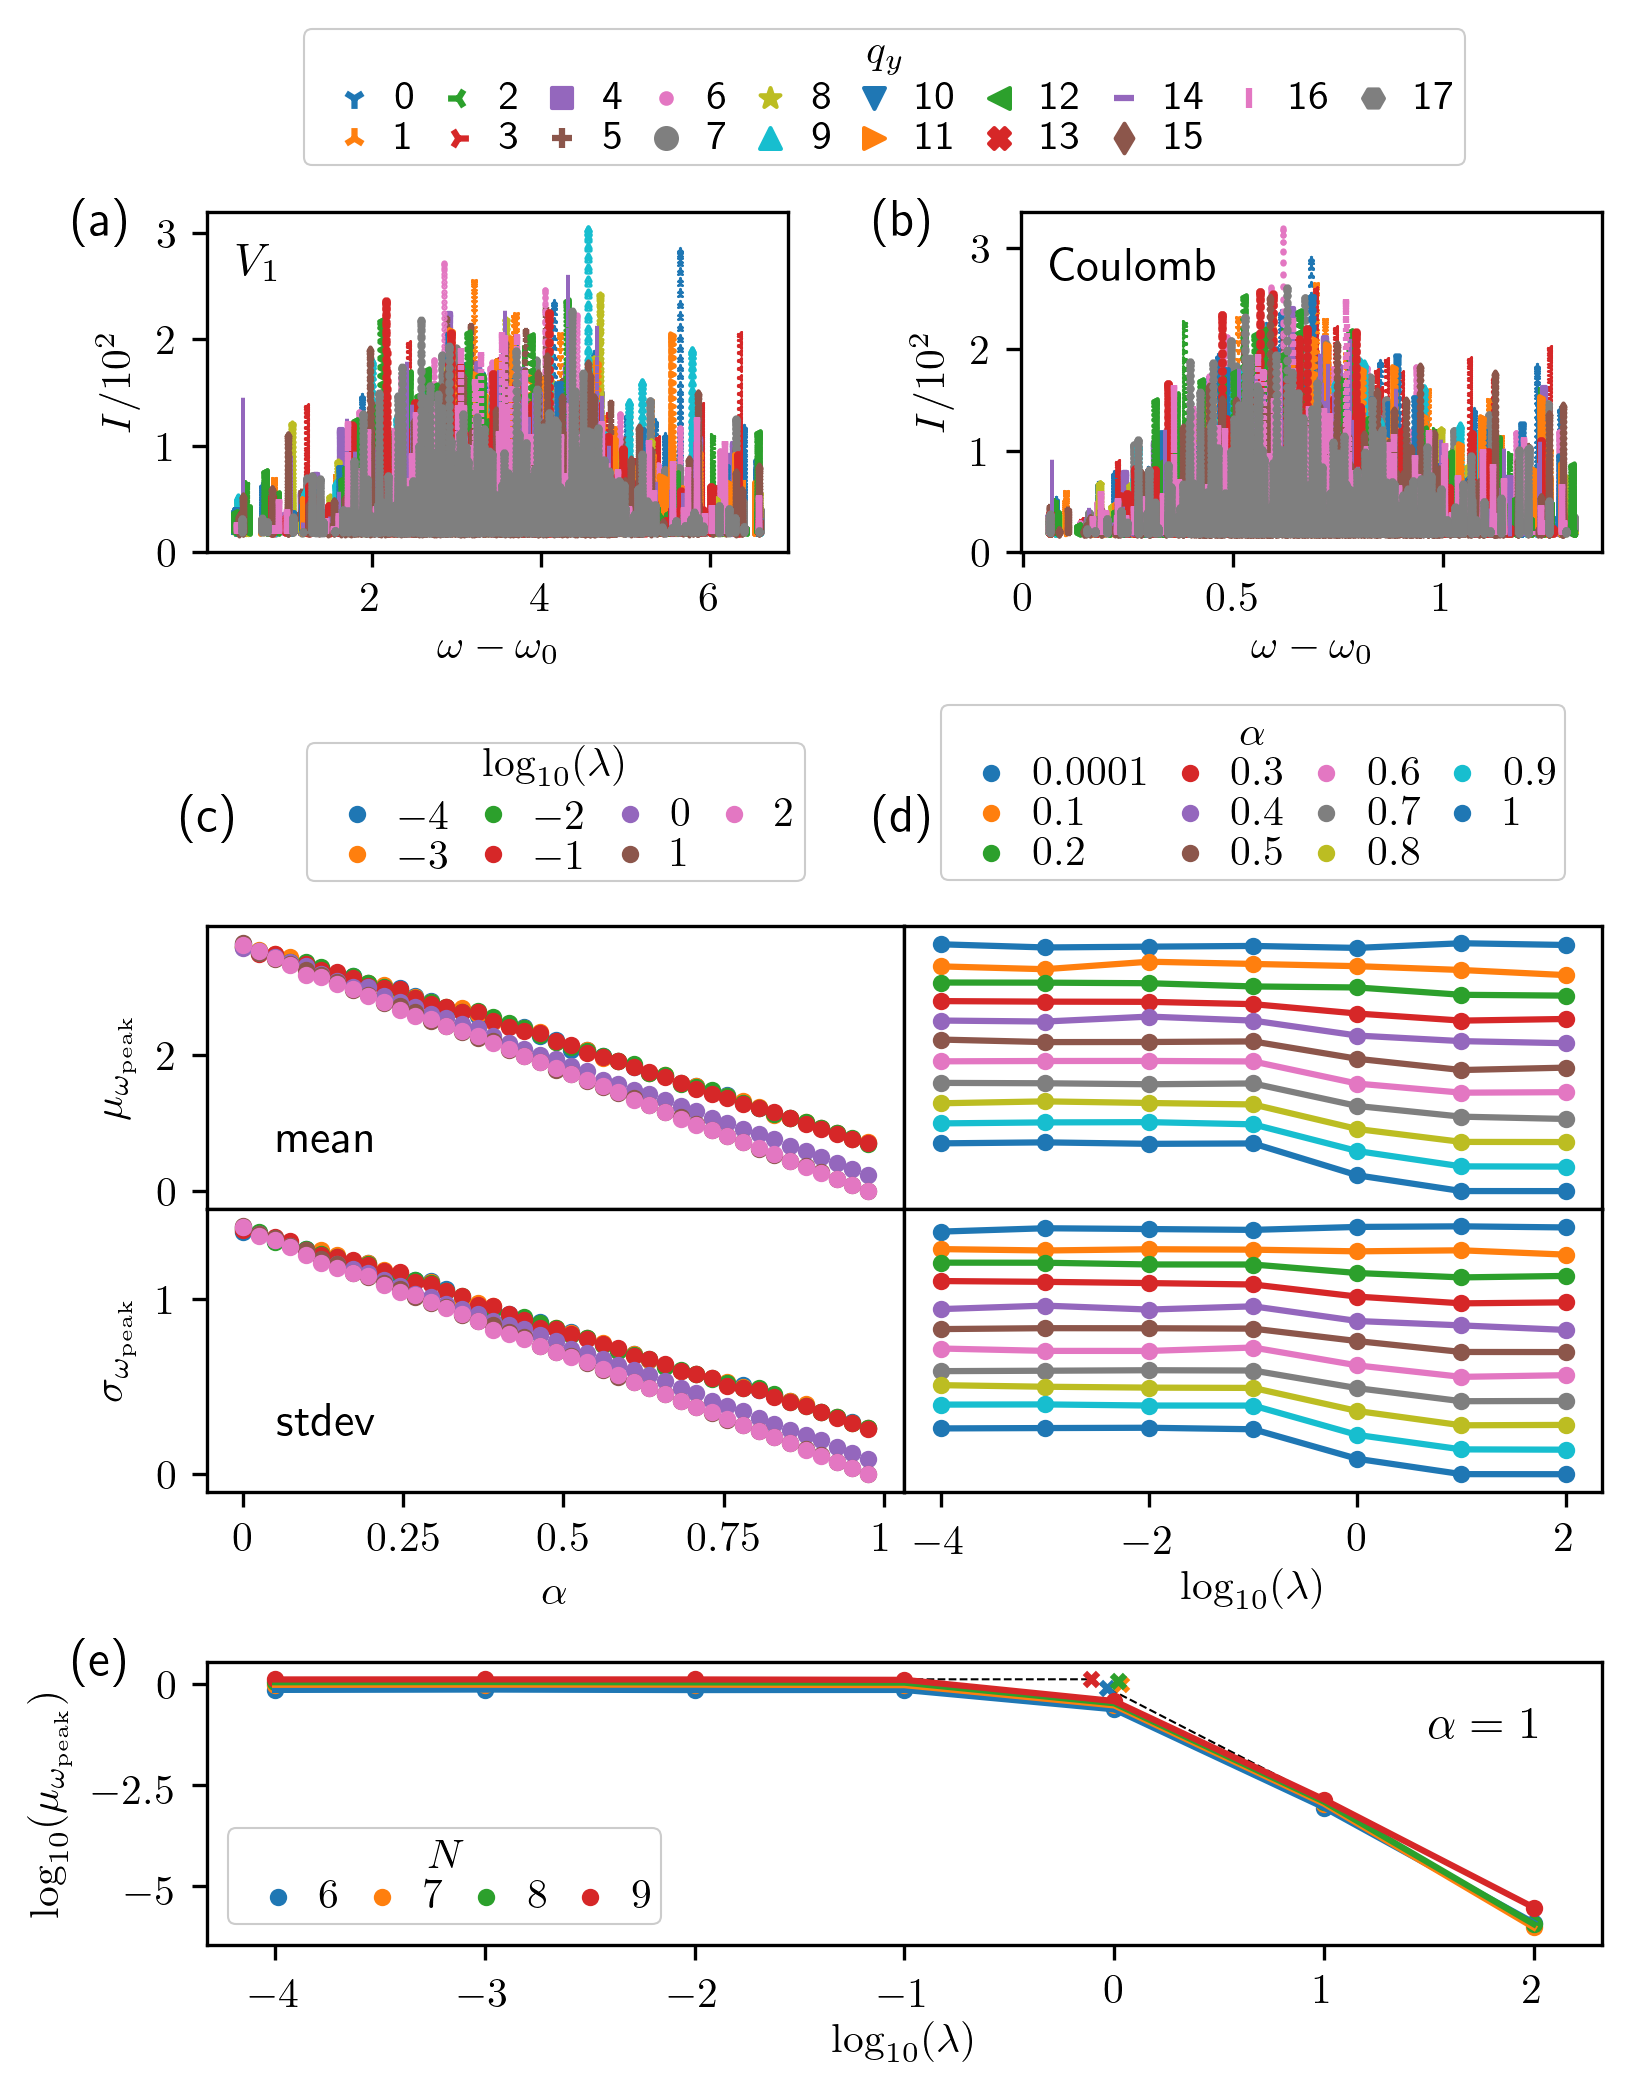

Generate this figure with Python:
import csv
import itertools
import numpy as np
import matplotlib.pyplot as plt
import matplotlib.gridspec as gridspec
from matplotlib.ticker import FormatStrFormatter
from scipy import stats

plt.rc('text', usetex=True)
plt.rc('text.latex', preamble=r'\usepackage{amsmath}')

vectors = "/home/bart/PycharmProjects/response_functions/vectors_2/"
stripped_files = "/home/bart/PycharmProjects/response_functions/FQHETorusSpectralResponse_2/stripped_files/"


def plot_2d_q(axis, name, numb_qy, omega_min, omega_max):

    marker = itertools.cycle(('1', '2', '3', '4', ',', '+', '.', 'o', '*', '^', 'v', '>', '<', 'X', '_', 'd', '|', 'H'))

    # get laughlin gap and ground state energy (from dat file)
    energies = []
    dat_file = f"fermions_torus_kysym_V1_n_{numb_qy/3:g}_2s_{numb_qy:g}_ratio_1.000000.dat"
    with open(vectors + f'laughlin/n_{numb_qy/3:g}/' + dat_file, 'r') as csvfile:
        data = csv.reader(csvfile, delimiter=' ')
        for row in data:
            if row[0].isnumeric():
                energies.append(float(row[1]))
        laughlin_gap = sorted(energies)[3] - sorted(energies)[0]
        laughlin_ground = min(energies)

    # get coulomb gap and ground state energy (from dat file)
    energies = []
    dat_file = f"fermions_torus_kysym_coulomb_n_{numb_qy / 3:g}_2s_{numb_qy:g}_ratio_1.000000.dat"
    with open(vectors + f'coulomb/n_{numb_qy / 3:g}/' + dat_file, 'r') as csvfile:
        data = csv.reader(csvfile, delimiter=' ')
        for row in data:
            if row[0].isnumeric():
                energies.append(float(row[1]))
        coulomb_gap = sorted(energies)[3] - sorted(energies)[0]
        coulomb_ground = min(energies)

    if name == "V1":
        scale = 1  # laughlin_gap / coulomb_gap
        offset = laughlin_ground
    elif name == "coulomb":
        scale = 1
        offset = coulomb_ground
    else:
        scale = 1
        offset = 0

    print(scale, offset)

    for qy_value in range(numb_qy):
        omega = []
        SR = []
        file = f"fermions_torus_spec_resp_kysym_{name}_n_{numb_qy/3:g}_2s_{numb_qy:g}_ratio_1.000000_qy_{qy_value:g}" \
               f".omega_{omega_min:g}-{omega_max:g}_eps_0.0001.sr.cut"
        with open(stripped_files + file, 'r') as csvfile:
            plots = csv.reader(csvfile, delimiter=' ')
            for row in plots:
                omega.append((float(row[0])+10)/scale - offset)
                SR.append(float(row[1])/100)
        axis.scatter(omega, SR, s=1, label=qy_value, marker=next(marker))

        if name == 'coulomb' and qy_value == 0:

            orig_min = min(omega)
            orig_max = max(omega)
            # original_min = min(omega)-10-1.3711444004959
            # original_max = max(omega)-10-1.3711444004959
            # print("original min = ", original_min)
            print("lower quartile = ", np.percentile(omega, 25))
            print("median = ", np.median(omega))
            print("upper quartile = ", np.percentile(omega, 75))
            # print("original max = ", original_max)
            # print(f"mean = {(original_max+original_min)/2:.6g}+-{(original_max-original_min)/2:.6g}")
            print(f"mean = {(orig_max + orig_min) / 2:.6g}+-{(orig_max - orig_min) / 2:.6g}")

    axis.set_xlabel('$\omega-\omega_0$')
    axis.xaxis.set_major_formatter(FormatStrFormatter('$%g$'))
    axis.yaxis.set_major_formatter(FormatStrFormatter('$%g$'))
    axis.set_ylabel('$I/10^2$')
    axis.set_ylim(bottom=0)

    if name == "V1":
        leg = axis.legend(loc='upper right', handletextpad=0, borderpad=0.2, framealpha=1,
                          edgecolor=None, markerscale=5, ncol=10, labelspacing=0, columnspacing=0,
                          bbox_to_anchor=(2.2, 1.6), title='$q_y$')
        leg.get_frame().set_linewidth(0.5)


def line_of_best_fit(axis, x_list, y_list, xval=0.25, yval=1.2):

    parameters, cov = np.polyfit(x_list, y_list, 1, cov=True)
    _, _, r_value, _, _ = stats.linregress(x_list, y_list)
    m, m_err, c, c_err = parameters[0], np.sqrt(cov[0][0]), parameters[1], np.sqrt(cov[1][1])
    r2_value = r_value*r_value

    print("SvN = m*(Ly/lB) + c")
    print(f"(m, m_err, c, c_err) = ({m:.5f}, {m_err:.5f}, {c:.5f}, {c_err:.5f})")
    xvalues = np.linspace(min(x_list), max(x_list))
    axis.plot(xvalues, m * xvalues + c, '-', c='k', zorder=0)
    axis.text(xval, yval, "$y=({gradient:.5f}\pm{gradient_err:.5f})x+{intercept:.5f}$\n$R^2={rsquared:.5f}$".format(
        gradient=m, gradient_err=m_err, intercept=c, rsquared=r2_value, fontsize=10))

    return m, m_err, c, c_err, r2_value


def plot_2d_lty_omega_mean_alpha(axis, numb_qy, omega_min_val, omega_max_val):

    for lamb_exp in [-4, -3, -2, -1, 0, 1, 2]:
        lamb = 10 ** lamb_exp

        omega = []
        SR = []
        name_list = []
        lbl = []
        ground_states = []

        for alpha in np.linspace(10**-4, 1, 41):
            # alpha = 10 ** alpha_exp
            if alpha != 1:
                name = f"yukawa-{lamb:g}_{alpha:.5g}_plus_V1_scale_{1-alpha:.5g}"
            else:
                name = f"yukawa-{lamb:g}_plus_V1_scale_0"
            name_list.append(f"fermions_torus_spec_resp_kysym_{name}_n_{numb_qy/3:g}_2s_{numb_qy:g}_ratio_1.000000_qy_0.omega_{omega_min_val:g}-{omega_max_val:g}_eps_1e-06.sr.cut")

            # get ground state energy (from dat file)
            energies = []
            dir_name = f"n_{numb_qy / 3:g}_linear" if numb_qy == 18 else f"n_{numb_qy / 3:g}_alpha_1"
            dat_file = f"fermions_torus_kysym_{name}_n_{numb_qy / 3:g}_2s_{numb_qy:g}_ratio_1.000000.dat"
            with open(vectors + f'lty/{dir_name}/' + dat_file, 'r') as csvfile:
                data = csv.reader(csvfile, delimiter=' ')
                for row in data:
                    if row[0].isnumeric():
                        energies.append(float(row[1]))
                ground = min(energies)
            ground_states.append(ground)

        for i, file in enumerate(name_list):
            with open(stripped_files + file, 'r') as csvfile:
                data = csv.reader(csvfile, delimiter=' ')
                for row in data:
                    omega.append(float(row[0])+10 - ground_states[i])
                    SR.append(float(row[1]))
                    # lbl += [10 ** (-4 + i * 0.1)]
                    lbl += [10**-4 + i*(1-10**-4)/41]

        omega_max = []
        sr_max = []
        for i, entry in enumerate(omega):
            if SR[i] > SR[i-1] and SR[i] > SR[i+1]:
                omega_max += [1]
                sr_max += [SR[i]]
            else:
                omega_max += [0]

        lbl[:] = [x for i, x in enumerate(lbl) if omega_max[i] == 1]
        omega[:] = [x for i, x in enumerate(omega) if omega_max[i] == 1]

        mean_vals, log_mean_vals = [], []
        lbl_values = sorted(list(set(lbl)))
        for lbl_val in lbl_values:
            omega_set = [i for i, e in enumerate(lbl) if e == lbl_val]
            mean_val = np.average(omega[omega_set[0]:omega_set[-1]+1])
            mean_vals += [mean_val]
            # log_mean_val = np.log10(mean_val)
            # log_mean_vals += [log_mean_val]

        # log_lbl_values = [np.log10(i) for i in lbl_values]

        axis.scatter(lbl_values, mean_vals, s=10, label=f"${np.log10(lamb):g}$")

    axis.set_xlabel('$\\alpha$')
    axis.xaxis.set_major_formatter(FormatStrFormatter('$%g$'))
    axis.set_ylabel('$\mu_{\omega_\mathrm{peak}}$')
    axis.yaxis.set_major_formatter(FormatStrFormatter('$%g$'))

    leg = axis.legend(loc='center', handletextpad=0, borderpad=0.2, framealpha=1,
                      edgecolor=None, markerscale=1, ncol=4, labelspacing=0, columnspacing=0,
                      bbox_to_anchor=(0.5, 1.4), title='$\log_{10}(\lambda)$')
    leg.get_frame().set_linewidth(0.5)


def plot_2d_lty_omega_range_alpha(axis, numb_qy, omega_min_val, omega_max_val):

    for lamb_exp in [-4, -3, -2, -1, 0, 1, 2]:
        lamb = 10 ** lamb_exp

        omega = []
        SR = []
        name_list = []
        lbl = []
        ground_states = []

        for alpha in np.linspace(10**-4, 1, 41):
            # alpha = 10 ** alpha_exp
            if alpha != 1:
                name = f"yukawa-{lamb:g}_{alpha:.5g}_plus_V1_scale_{1-alpha:.5g}"
            else:
                name = f"yukawa-{lamb}_plus_V1_scale_0"
            name_list.append(f"fermions_torus_spec_resp_kysym_{name}_n_{numb_qy / 3:g}_2s_{numb_qy:g}_ratio_1.000000_qy_0.omega_{omega_min_val:g}-{omega_max_val:g}_eps_1e-06.sr.cut")

            # get ground state energy (from dat file)
            energies = []
            dir_name = f"n_{numb_qy / 3:g}_linear" if numb_qy == 18 else f"n_{numb_qy / 3:g}_alpha_1"
            dat_file = f"fermions_torus_kysym_{name}_n_{numb_qy / 3:g}_2s_{numb_qy:g}_ratio_1.000000.dat"
            with open(vectors + f'lty/{dir_name}/' + dat_file, 'r') as csvfile:
                data = csv.reader(csvfile, delimiter=' ')
                for row in data:
                    if row[0].isnumeric():
                        energies.append(float(row[1]))
                ground = min(energies)
            ground_states.append(ground)

        for i, file in enumerate(name_list):
            with open(stripped_files + file, 'r') as csvfile:
                plots = csv.reader(csvfile, delimiter=' ')
                for row in plots:
                    omega.append(float(row[0])+10 - ground_states[i])
                    SR.append(float(row[1]))
                    # lbl += [10 ** (-4 + i * 0.1)]
                    lbl += [10**-4 + i*(1-10**-4)/41]

        omega_max = []
        sr_max = []
        for i, entry in enumerate(omega):
            if SR[i] > SR[i-1] and SR[i] > SR[i+1]:
                omega_max += [1]
                sr_max += [SR[i]]
            else:
                omega_max += [0]

        lbl[:] = [x for i, x in enumerate(lbl) if omega_max[i] == 1]
        omega[:] = [x for i, x in enumerate(omega) if omega_max[i] == 1]

        omega_range, log_omega_range = [], []
        lbl_values = sorted(list(set(lbl)))
        for lbl_val in lbl_values:
            omega_set = [i for i, e in enumerate(lbl) if e == lbl_val]
            max_val = max(omega[omega_set[0]:omega_set[-1]+1])
            min_val = min(omega[omega_set[0]:omega_set[-1]+1])
            # range_val = max_val - min_val
            range_val = np.std(omega[omega_set[0]:omega_set[-1]+1])
            omega_range += [range_val]
            # log_range_val = np.log10(range_val)
            # log_omega_range += [log_range_val]

        # log_lbl_values = [np.log10(i) for i in lbl_values]

        axis.scatter(lbl_values, omega_range, s=10, label=f"${np.log10(lamb):g}$")

    axis.set_xlabel('$\\alpha$')
    axis.xaxis.set_major_formatter(FormatStrFormatter('$%g$'))
    axis.set_ylabel('$\sigma_{\omega_\mathrm{peak}}$')
    axis.yaxis.set_major_formatter(FormatStrFormatter('$%g$'))


def plot_2d_lty_omega_mean_lambda(axis, numb_qy, omega_min_val, omega_max_val):

    for alpha in np.linspace(10**-4, 1, 11):  # [-4, -3, -2, -1, 0]
        # alpha = 10 ** alpha_exp

        omega = []
        SR = []
        name_list = []
        lbl = []
        ground_states = []

        for lamb_exp in np.linspace(-4, 2, 7):
            lamb = 10 ** lamb_exp
            if alpha != 1:
                name = f"yukawa-{lamb:g}_{alpha:.5g}_plus_V1_scale_{1-alpha:.5g}"
            else:
                name = f"yukawa-{lamb:g}_plus_V1_scale_0"
            name_list.append(f"fermions_torus_spec_resp_kysym_{name}_n_{numb_qy / 3:g}_2s_{numb_qy:g}_ratio_1.000000_qy_0.omega_{omega_min_val:g}-{omega_max_val:g}_eps_1e-06.sr.cut")

            # get ground state energy (from dat file)
            energies = []
            dir_name = f"n_{numb_qy / 3:g}_linear" if numb_qy == 18 else f"n_{numb_qy / 3:g}_alpha_1"
            dat_file = f"fermions_torus_kysym_{name}_n_{numb_qy / 3:g}_2s_{numb_qy:g}_ratio_1.000000.dat"
            with open(vectors + f'lty/{dir_name}/' + dat_file, 'r') as csvfile:
                data = csv.reader(csvfile, delimiter=' ')
                for row in data:
                    if row[0].isnumeric():
                        energies.append(float(row[1]))
                ground = min(energies)
            ground_states.append(ground)

        for i, file in enumerate(name_list):
            with open(stripped_files + file, 'r') as csvfile:
                data = csv.reader(csvfile, delimiter=' ')
                for row in data:
                    omega.append(float(row[0])+10-ground_states[i])
                    SR.append(float(row[1]))
                    lbl += [10 ** (-4 + i)]

        omega_max = []
        sr_max = []
        for i, entry in enumerate(omega):
            if SR[i] > SR[i-1] and SR[i] > SR[i+1]:
                omega_max += [1]
                sr_max += [SR[i]]
            else:
                omega_max += [0]

        lbl[:] = [x for i, x in enumerate(lbl) if omega_max[i] == 1]
        omega[:] = [x for i, x in enumerate(omega) if omega_max[i] == 1]

        log_mean_vals = []
        lbl_values = sorted(list(set(lbl)))
        for lbl_val in lbl_values:
            omega_set = [i for i, e in enumerate(lbl) if e == lbl_val]
            mean_val = np.average(omega[omega_set[0]:omega_set[-1]+1])
            # log_mean_val = np.log10(mean_val)
            log_mean_val = mean_val
            log_mean_vals += [log_mean_val]

        log_lbl_values = [np.log10(i) for i in lbl_values]
        # log_lbl_values = lbl_values

        axis.scatter(log_lbl_values, log_mean_vals, s=10, label=f"${alpha:.1g}$")
        axis.plot(log_lbl_values, log_mean_vals)

    # axis.set_xlabel('$\\log \\lambda$')
    axis.xaxis.set_major_formatter(FormatStrFormatter('$%g$'))
    # axis.set_ylabel('$\\log\\bar{\\Omega}$')
    axis.yaxis.set_major_formatter(FormatStrFormatter('$%g$'))

    leg = axis.legend(loc='center', handletextpad=0, borderpad=0.2, framealpha=1,
                      edgecolor=None, markerscale=1, ncol=4, labelspacing=0, columnspacing=0,
                      bbox_to_anchor=(0.5, 1.47), title='$\\alpha$')
    leg.get_frame().set_linewidth(0.5)

    plt.setp(axis.get_yticklabels(), visible=False)
    plt.tick_params(
        axis='y',  # changes apply to the x-axis
        which='both',  # both major and minor ticks are affected
        left=False,  # ticks along the bottom edge are off
        right=False,  # ticks along the top edge are off
        labelbottom=False)


def plot_2d_lty_omega_range_lambda(axis, numb_qy, omega_min_val, omega_max_val):

    for alpha in np.linspace(10**-4, 1, 11):  # [-4, -3, -2, -1, 0]
        # alpha = 10 ** alpha_exp

        omega = []
        SR = []
        name_list = []
        lbl = []
        ground_states = []

        for lamb_exp in np.linspace(-4, 2, 7):
            lamb = 10 ** lamb_exp
            if alpha != 1:
                name = f"yukawa-{lamb:g}_{alpha:g}_plus_V1_scale_{1-alpha:g}"
            else:
                name = f"yukawa-{lamb:g}_plus_V1_scale_0"
            name_list.append(f"fermions_torus_spec_resp_kysym_{name}_n_{numb_qy/3:g}_2s_{numb_qy:g}_ratio_1.000000_qy_0.omega_{omega_min_val:g}-{omega_max_val:g}_eps_1e-06.sr.cut")

            # get ground state energy (from dat file)
            energies = []
            dir_name = f"n_{numb_qy/3:g}_linear" if numb_qy == 18 else f"n_{numb_qy/3:g}_alpha_1"
            dat_file = f"fermions_torus_kysym_{name}_n_{numb_qy/3:g}_2s_{numb_qy:g}_ratio_1.000000.dat"
            with open(vectors + f'lty/{dir_name}/' + dat_file, 'r') as csvfile:
                data = csv.reader(csvfile, delimiter=' ')
                for row in data:
                    if row[0].isnumeric():
                        energies.append(float(row[1]))
                ground = min(energies)
            ground_states.append(ground)

        for i, file in enumerate(name_list):
            with open(stripped_files + file, 'r') as csvfile:
                plots = csv.reader(csvfile, delimiter=' ')
                for row in plots:
                    omega.append(float(row[0])+10-ground_states[i])
                    SR.append(float(row[1]))
                    lbl += [10 ** (-4 + i)]

        omega_max = []
        sr_max = []
        for i, entry in enumerate(omega):
            if SR[i] > SR[i-1] and SR[i] > SR[i+1]:
                omega_max += [1]
                sr_max += [SR[i]]
            else:
                omega_max += [0]

        lbl[:] = [x for i, x in enumerate(lbl) if omega_max[i] == 1]
        omega[:] = [x for i, x in enumerate(omega) if omega_max[i] == 1]

        log_omega_range = []
        lbl_values = sorted(list(set(lbl)))
        for lbl_val in lbl_values:
            omega_set = [i for i, e in enumerate(lbl) if e == lbl_val]
            max_val = max(omega[omega_set[0]:omega_set[-1]+1])
            min_val = min(omega[omega_set[0]:omega_set[-1]+1])
            # range_val = max_val - min_val
            range_val = np.std(omega[omega_set[0]:omega_set[-1]+1])
            # log_range_val = np.log10(range_val)
            log_range_val = range_val
            log_omega_range += [log_range_val]

        log_lbl_values = [np.log10(i) for i in lbl_values]
        # log_lbl_values = lbl_values

        axis.scatter(log_lbl_values, log_omega_range, s=10, label=f"${alpha:.1g}$")
        axis.plot(log_lbl_values, log_omega_range)

    axis.set_xlabel('$\\log_{10}(\\lambda)$')
    axis.xaxis.set_major_formatter(FormatStrFormatter('$%g$'))
    # axis.set_ylabel('$\\log[\\mathrm{range}(\\Omega)]$')
    axis.yaxis.set_major_formatter(FormatStrFormatter('$%g$'))

    plt.setp(axis.get_yticklabels(), visible=False)
    plt.tick_params(
        axis='y',  # changes apply to the x-axis
        which='both',  # both major and minor ticks are affected
        left=False,  # ticks along the bottom edge are off
        right=False,  # ticks along the top edge are off
        labelbottom=False)


def plot_2d_lty_omega_mean_lambda_finite(axis, omega_min_val, omega_max_val):

    for numb_idx, n_val in enumerate([6, 7, 8, 9]):

        omega = []
        SR = []
        name_list = []
        lbl = []
        ground_states = []

        for lamb_exp in np.linspace(-4, 2, 7):
            lamb = 10 ** lamb_exp
            name_list.append(f"fermions_torus_spec_resp_kysym_yukawa-{lamb:.5g}_plus_V1_scale_0_n_{n_val:g}_2s_{n_val*3:g}_ratio_1.000000_qy_0.omega_{omega_min_val:g}-{omega_max_val:g}_eps_1e-06.sr.cut")

            # get ground state energy (from dat file)
            energies = []
            dir_name = f"n_{n_val:g}" if n_val == 6 else f"n_{n_val:g}_alpha_1"
            dat_file = f"fermions_torus_kysym_yukawa-{lamb:.5g}_plus_V1_scale_0_n_{n_val:g}_2s_{3*n_val:g}_ratio_1.000000.dat"
            with open(vectors + f'lty/{dir_name}/' + dat_file, 'r') as csvfile:
                data = csv.reader(csvfile, delimiter=' ')
                for row in data:
                    if row[0].isnumeric():
                        energies.append(float(row[1]))
                ground = min(energies)
            ground_states.append(ground)

        for i, file in enumerate(name_list):
            with open(stripped_files + file, 'r') as csvfile:
                plots = csv.reader(csvfile, delimiter=' ')
                for row in plots:
                    omega.append(float(row[0])+10-ground_states[i])
                    SR.append(float(row[1]))
                    lbl += [10 ** (-4+i)]

        omega_max = []
        sr_max = []
        for i, entry in enumerate(omega):
            if SR[i] > SR[i-1] and SR[i] > SR[i+1]:
                omega_max += [1]
                sr_max += [SR[i]]
            else:
                omega_max += [0]

        lbl[:] = [x for i, x in enumerate(lbl) if omega_max[i] == 1]
        omega[:] = [x for i, x in enumerate(omega) if omega_max[i] == 1]

        log_mean_vals = []
        lbl_values = sorted(list(set(lbl)))
        for lbl_val in lbl_values:
            omega_set = [i for i, e in enumerate(lbl) if e == lbl_val]
            mean_val = np.average(omega[omega_set[0]:omega_set[-1]+1])
            log_mean_val = np.log10(mean_val)
            # log_mean_val = mean_val
            log_mean_vals += [log_mean_val]

        log_lbl_values = [np.log10(i) for i in lbl_values]
        # log_lbl_values = lbl_values

        axis.scatter(log_lbl_values, log_mean_vals, s=10, label=f"${n_val:g}$", c=f"C{numb_idx}")
        axis.plot(log_lbl_values, log_mean_vals, c=f"C{numb_idx}")

        # plot the transition point
        x1 = log_lbl_values[0]
        y1 = log_mean_vals[0]
        x2 = log_lbl_values[1]
        y2 = log_mean_vals[1]
        m = (y2-y1)/(x2-x1)
        c = y1-m*x1
        v1 = log_lbl_values[-2]
        w1 = log_mean_vals[-2]
        v2 = log_lbl_values[-1]
        w2 = log_mean_vals[-1]
        alpha = (w2-w1)/(v2-v1)
        beta = w1-alpha*v1
        xint = (beta-c)/(m-alpha)
        yint = m*xint + c
        axis.scatter(xint, yint, marker='x', s=10, c=f"C{numb_idx}")
        if n_val == 9:
            xvalues1 = np.linspace(-4, xint)
            xvalues2 = np.linspace(xint, 2)
            axis.plot(xvalues1, m * xvalues1 + c, '--', c='k', zorder=0, lw=0.5)
            print(m)
            axis.plot(xvalues2, alpha * xvalues2 + beta, '--', c='k', zorder=0, lw=0.5)
            print(alpha)

    axis.set_xlabel('$\\log_{10}(\\lambda)$')
    axis.xaxis.set_major_formatter(FormatStrFormatter('$%g$'))
    axis.set_ylabel('$\\log_{10}(\mu_{\omega_\mathrm{peak}})$')
    axis.yaxis.set_major_formatter(FormatStrFormatter('$%g$'))

    leg = axis.legend(loc='lower left', handletextpad=0, borderpad=0.2, framealpha=1,
                      edgecolor=None, markerscale=1, ncol=8, labelspacing=0, columnspacing=0, title='$N$')
    leg.get_frame().set_linewidth(0.5)


if __name__ == "__main__":

    fig = plt.figure(figsize=(6, 7.5))
    super_grid = gridspec.GridSpec(2, 1, height_ratios=[1, 3], hspace=0.55)  # 0.5
    top_super_grid = gridspec.GridSpecFromSubplotSpec(1, 2, super_grid[0, 0], wspace=0.4)
    left_cell = top_super_grid[0, 0]
    right_cell = top_super_grid[0, 1]
    bottom_super_grid = gridspec.GridSpecFromSubplotSpec(2, 1, super_grid[1, 0], height_ratios=[2, 1], hspace=0.4)
    top_grid = bottom_super_grid[0, 0]
    bottom_grid = bottom_super_grid[1, 0]
    middle_inner_grid = gridspec.GridSpecFromSubplotSpec(2, 2, top_grid, wspace=0, hspace=0)
    upper_left_cell = middle_inner_grid[0, 0]
    upper_right_cell = middle_inner_grid[0, 1]
    lower_left_cell = middle_inner_grid[1, 0]
    lower_right_cell = middle_inner_grid[1, 1]

    ax0 = plt.subplot(left_cell)
    plot_2d_q(ax0, "V1", 18, omega_min=-100, omega_max=100)
    ax1 = plt.subplot(right_cell)
    plot_2d_q(ax1, "coulomb", 18, omega_min=-100, omega_max=100)

    ax2 = plt.subplot(upper_left_cell)
    plot_2d_lty_omega_mean_alpha(ax2, 18, omega_min_val=-20, omega_max_val=0)
    ax3 = plt.subplot(lower_left_cell, sharex=ax2)
    plot_2d_lty_omega_range_alpha(ax3, 18, omega_min_val=-20, omega_max_val=0)
    ax4 = plt.subplot(upper_right_cell, sharey=ax2)
    plot_2d_lty_omega_mean_lambda(ax4, 18, omega_min_val=-20, omega_max_val=0)
    ax5 = plt.subplot(lower_right_cell, sharex=ax4, sharey=ax3)
    plot_2d_lty_omega_range_lambda(ax5, 18, omega_min_val=-20, omega_max_val=0)
    ax6 = plt.subplot(bottom_grid)
    plot_2d_lty_omega_mean_lambda_finite(ax6, omega_min_val=-20, omega_max_val=0)

    fig.text(0.05, 0.87, "(a)", fontsize=12)
    fig.text(0.495, 0.87, "(b)", fontsize=12)
    fig.text(0.11, 0.605, "(c)", fontsize=12)
    fig.text(0.495, 0.605, "(d)", fontsize=12)
    fig.text(0.05, 0.23, "(e)", fontsize=12)

    ax0.text(0.05, 0.8, "$V_1$", fontsize=11, transform=ax0.transAxes)
    ax1.text(0.05, 0.8, "Coulomb", fontsize=11, transform=ax1.transAxes)
    ax2.text(0.1, 0.2, "mean", fontsize=11, transform=ax2.transAxes)
    ax3.text(0.1, 0.2, "stdev", fontsize=11, transform=ax3.transAxes)
    ax6.text(0.875, 0.73, "$\\alpha=1$", fontsize=11, transform=ax6.transAxes)

    plt.savefig("sr_lty_new.png", bbox_inches='tight', dpi=300)
    plt.show()
